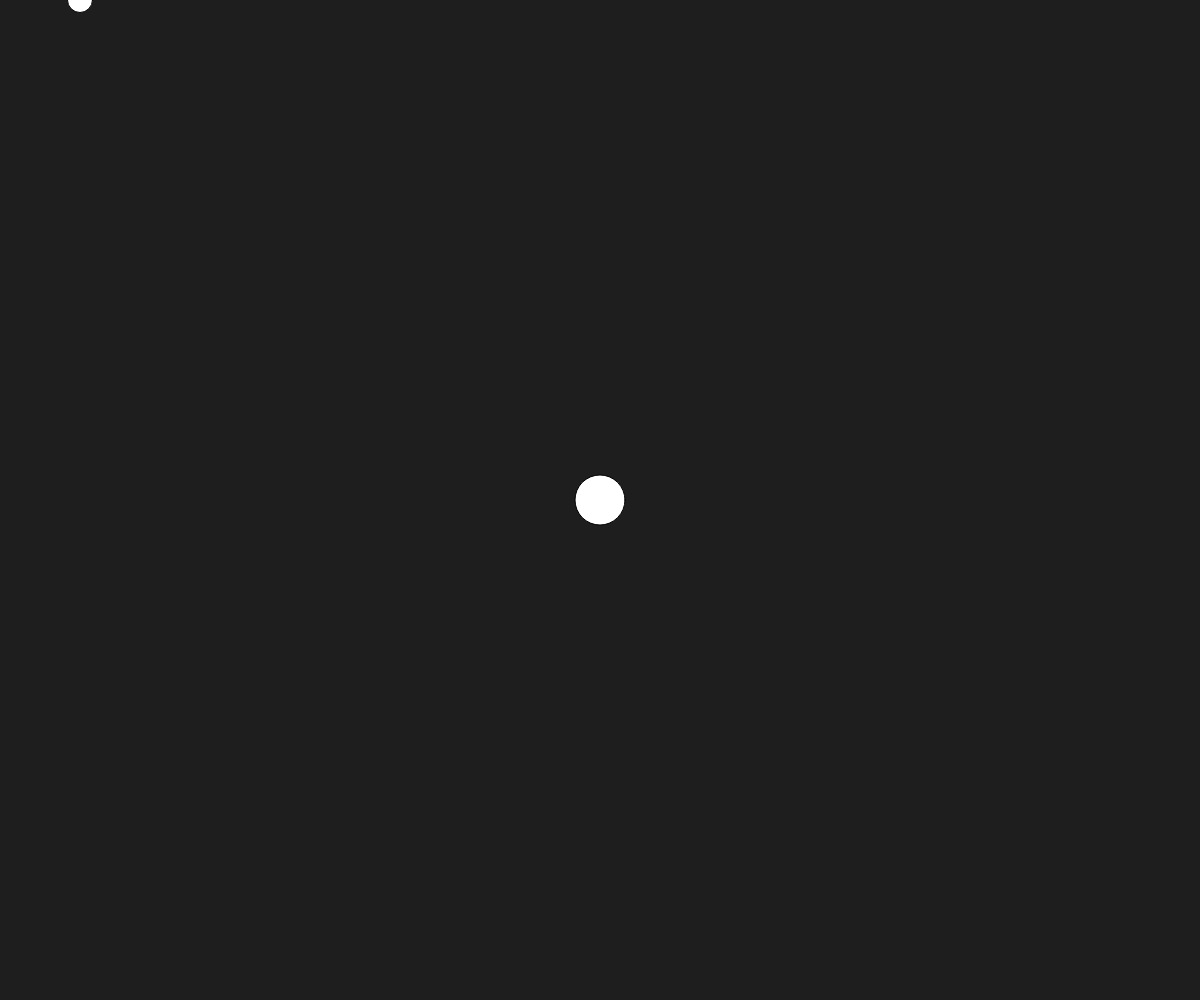
Frame 1 (no input)
Frame 60 (no input): identical to frame 1, image omitted
Frame 120 (the mouse pressed at the canvas centre since frame 60): identical to frame 1, image omitted

The p5.js sketch that drew this single still picture (run headless with seeded random() and noise() and a simulated clock; from frame 60 on, the mouse is pressed at the canvas centre):

// p5.js sketch
// ── sketch.js
// Project Title
// Your Name
// Date
//
// Extra for Experts:
// - describe what you did to take this project "above and beyond"

let myplanet;
let mymoon;


function setup() {
  createCanvas(windowWidth, windowHeight);
  myplanet = new planet(width/2,height/2);
  angleMode(DEGREES);
  mymoon = new moon()
}

function draw() {
  background(30);
  myplanet.display();
  mymoon.display();
}


class planet{
  constructor(x,y){
    this.x = x;this.y = y;this.s = 50
    this.moons = [];
  }

  display(){
    circle(this.x,this.y,this.s);
  }
}


class moon{
  constructor(x,y){
    this.x = x; this.y = y; this.speed = 2;
    this.angle = 0; this.orbitradius = 80; this.s = 25;

  }

  update(){

  this.move();
  this.display();
  }


  move(){
    this.angle +=  this.speed;
    }

  display(){
    push();
    translate(this.x,this.y);
    rotate(this.angle);
    circle(this.orbitradius,0,this.s);
    pop();



  }

}
